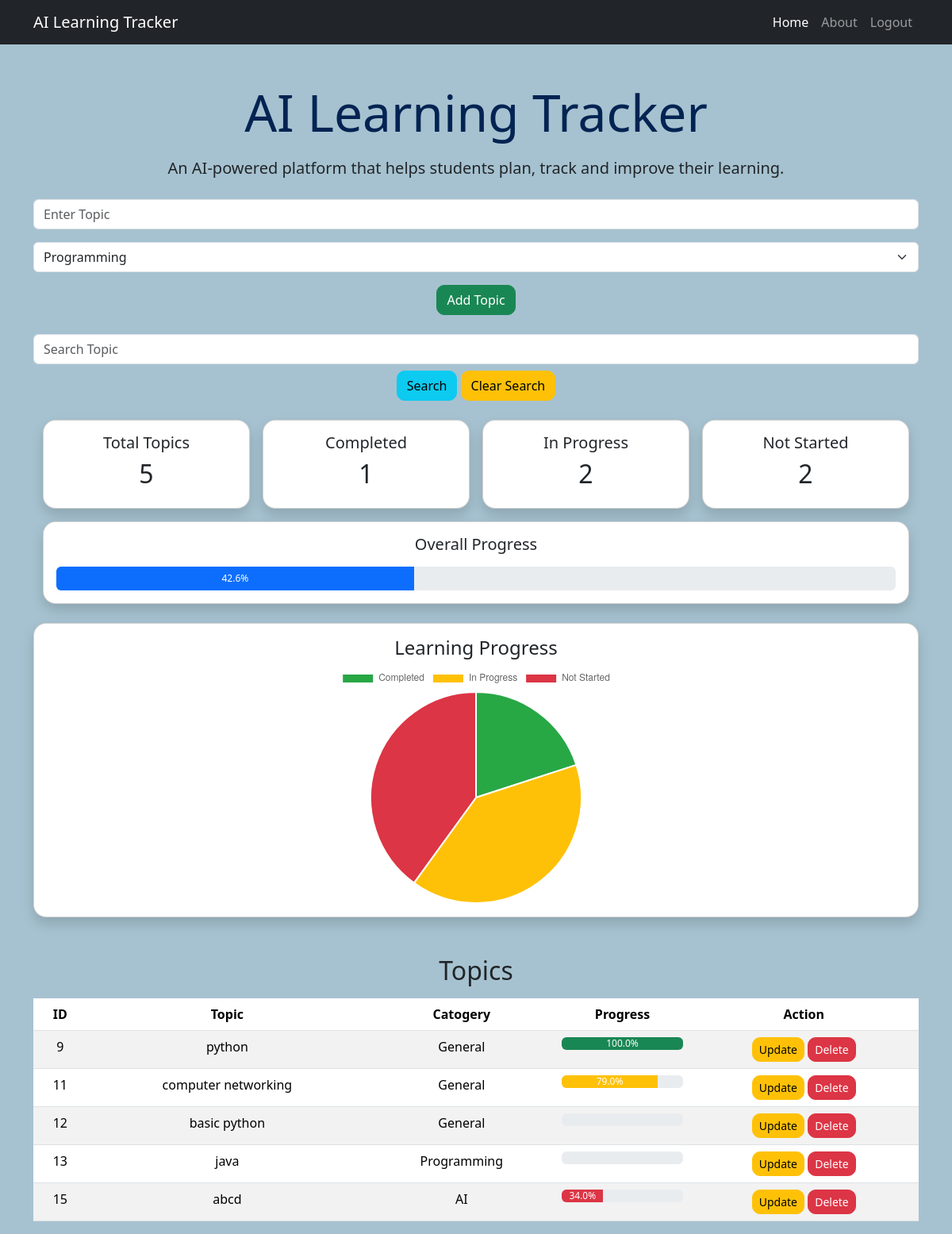
Page / (signed in) on the committed database.
### tables this page shows
CREATE TABLE topics(
                            id INTEGER PRIMARY KEY AUTOINCREMENT,
                            topic TEXT NOT NULL,
                            progress REAL NOT NULL,
                            user_id INTEGER NOT NULL
                            , category TEXT DEFAULT 'General');

### app.py (the view, shortened to what this page needs)
@app.route("/", methods=["GET", "POST"])
@login_required
def home():
    search = request.args.get("search")
    stats = database.get_statistics(current_user.id)
    chart_data = {"completed": stats["completed"],"in_progress": stats["in_progress"],"not_started": stats["not_started"]}
    if search:
        tp = database.search_topic(search,current_user.id)
        if not tp:
            flash("Topic not found!", "danger")
            tp = database.view_topics(current_user.id)
    else:
        tp = database.view_topics(current_user.id)
    return render_template("home.html", topics=tp , stats=stats, chart_data=chart_data )

### app.py (called while the page is built)
@login_manager.user_loader
def load_user(user_id):
    data = database.get_user_by_id(user_id)
    if data:
        return User(data[0],data[1],data[2])
    return None

### database.py (called while the page is built)
def get_user_by_id(id):
    with sqlite3.connect("learning.db") as conn:
        cursor = conn.cursor()
        cursor.execute("SELECT * FROM login_details WHERE id = ?",(id,))
        return cursor.fetchone()

def view_topics(user_id):
    with sqlite3.connect("learning.db") as conn:
        cursor = conn.cursor()
        cursor.execute("SELECT * FROM topics WHERE user_id = ?",(user_id,))
        c=cursor.fetchall()
        return c

### templates/home.html (shortened to what this page needs)
{% extends "base.html" %}
{% block content %}
<div class="container text-center mt-5">
    <h1 class="display-3">AI Learning Tracker</h1>
    <p class="lead mt-3">
        An AI-powered platform that helps students plan, track and improve their learning.
    </p>
    <form method="POST" class="mt-4">
        <input type="text"
            name="topic"
            class="form-control mb-3"
            placeholder="Enter Topic">
            <select class="form-select mb-3" name="category">
                <option>Programming</option>
            </select>
        <button type="submit" class="btn btn-success">
            Add Topic
        </button>
    </form>
    <form method="GET" class="mt-4 mb-3">
        <input
            type="text"
            name="search"
            value="{{ request.args.get('search','') }}"
            class="form-control"
            placeholder="Search Topic">
        <button class="btn btn-info mt-2">Search</button>
        <a href="/" class="btn btn-warning mt-2">Clear Search</a>
    </form>
    <div class="container mt-4">
        <div class="row g-3">
            <div class="col-md-3">
                <div class="card shadow rounded-4 text-center">
                    <div class="card-body">
                        <h5>Total Topics</h5>
                        <h2>{{ stats.total }}</h2>
                    </div>
                </div>
            </div>
            <div class="col-md-3">
                <div class="card shadow rounded-4 text-center">
                    <div class="card-body">
                        <h5>Completed</h5>
                        <h2>{{ stats.completed }}</h2>
                    </div>
                </div>
            </div>
            <div class="col-md-3">
                <div class="card shadow rounded-4 text-center">
                    <div class="card-body">
                        <h5>In Progress</h5>
                        <h2>{{ stats.in_progress }}</h2>
                    </div>
                </div>
            </div>
            <div class="col-md-3">
                <div class="card shadow rounded-4 text-center">
                    <div class="card-body">
                        <h5>Not Started</h5>
                        <h2>{{ stats.not_started }}</h2>
                    </div>
                </div>
            </div>
        </div>
        <div class="row mt-3">
            <div class="col-md-12">
                <div class="card shadow rounded-4">
                    <div class="card-body text-center">
                        <h5>Overall Progress</h5>
                        <div class="progress mt-3" style="height:30px;">
                            <div
                                class="progress-bar"
                                role="progressbar"
                                style="width: {{ stats.overall_progress }}%;"
                                aria-valuenow="{{ stats.overall_progress }}"
                                aria-valuemin="0"
                                aria-valuemax="100">
                                {{ stats.overall_progress }}%
                            </div>
                        </div>
                    </div>
                </div>
            </div>
        </div>
    </div>
    <div class="card shadow rounded-4 mt-4 p-3">
        <h4 class="text-center">Learning Progress</h4>
        <div style="height:300px;">
            <canvas id="progressChart"></canvas>
        </div>
    </div>
    <h2 class="mt-5">Topics</h2>
    <table class="table table-striped mt-3">
        <thead>
            <tr>
                <th>ID</th>
                <th>Topic</th>
                <th>Catogery</th>
                <th>Progress</th>
                <th>Action</th>
            </tr>
        </thead>
        <tbody>
            {% for topic in topics %}
            <tr>
                <td>{{ topic[0] }}</td>
                <td>{{ topic[1] }}</td>
                <td>{{ topic[4] }}</td>
                <td>
                    <div class="progress">
                        {% if topic[2] < 40 %}
                            <div
                                class="progress-bar bg-danger"
                                role="progressbar"
                                style="width: {{ topic[2] }}%;">
                                {{ topic[2] }}%
                            </div>
                        {% elif topic[2] < 80 %}
                            <div
                                class="progress-bar bg-warning"
                                role="progressbar"
                                style="width: {{ topic[2] }}%;">
                                {{ topic[2] }}%
                            </div>
                        {% else %}
                            <div
                                class="progress-bar bg-success"
                                role="progressbar"
                                style="width: {{ topic[2] }}%;">
                                {{ topic[2] }}%
                            </div>
                        {% endif %}
                    </div>
                </td>
                <td>
                    <a href="/update/{{ topic[0] }}" class="btn btn-warning btn-sm">Update</a>
                    <a href="/delete/{{ topic[0] }}" class="btn btn-danger btn-sm">Delete</a>
                </td>
            </tr>
            {% endfor %}
        </tbody>
    </table>
</div>
<script>
document.addEventListener("DOMContentLoaded", function () {
    const ctx = document.getElementById("progressChart");
    new Chart(ctx, {
        type: "pie",
        data: {
            labels: ["Completed", "In Progress", "Not Started"],
            datasets: [{
                data: [
                    {{ chart_data.completed }},
                    {{ chart_data.in_progress }},
                    {{ chart_data.not_started }}
                ],
                backgroundColor: ["#28a745","#ffc107","#dc3545"]}]
        },
        options: {responsive: true,maintainAspectRatio: false}
    });
});
</script>
{% endblock %}

### templates/base.html (shortened to what this page needs)
<!DOCTYPE html>
<html lang="en">
<head>
    <link href="https://cdn.jsdelivr.net/npm/bootstrap@5.3.3/dist/css/bootstrap.min.css" rel="stylesheet">
    <link rel="stylesheet" href="{{ url_for('static', filename='css/style.css') }}">
</head>
<body>
    <nav class="navbar navbar-expand-lg navbar-dark bg-dark">
        <div class="container">
            <a class="navbar-brand" href="#">AI Learning Tracker</a>
            <div class="collapse navbar-collapse" id="navbarNav">
                <ul class="navbar-nav ms-auto">
                    <li class="nav-item">
                        <a class="nav-link active" href="/">Home</a>
                    </li>
                    <li class="nav-item">
                        <a class="nav-link" href="/about">About</a>
                    </li>
                    {% if current_user.is_authenticated %}
                        <li class="nav-item">
                            <a class="nav-link" href="/logout">Logout</a>
                        </li>
                    {% else %}
                        <li class="nav-item">
                        <a href="/login" class="nav-link">Login</a>
                        </li>
                    {% endif %}
                </ul>
            </div>
        </div>
    </nav>
    {% block content %}
    {% endblock %}
    <link rel="stylesheet" href="https://cdn.jsdelivr.net/npm/bootstrap-icons@1.11.3/font/bootstrap-icons.min.css">
</body>
</html>

### static/css/style.css (style rules this page uses)
body { background-color: #a6c2d0; }
h1 { color: #032352; font-weight: bold; }
p { font-size: 18px; }
.btn { border-radius: 10px; }

### rows in the picture
topics: id "9", topic "python", category "General", progress "100.0"
topics: id "11", topic "computer networking", category "General", progress "79.0"
topics: id "12", topic "basic python", category "General"
topics: id "13", topic "java", category "Programming"
topics: id "15", topic "abcd", category "AI", progress "34.0"

### other values in the picture
{{ stats.total }} "5"
{{ stats.completed }} "1"
{{ stats.in_progress }} "2"
{{ stats.not_started }} "2"
{{ stats.overall_progress }} "42.6"
chart data {{ chart_data.completed }} 1
chart data {{ chart_data.in_progress }} 2
chart data {{ chart_data.not_started }} 2
